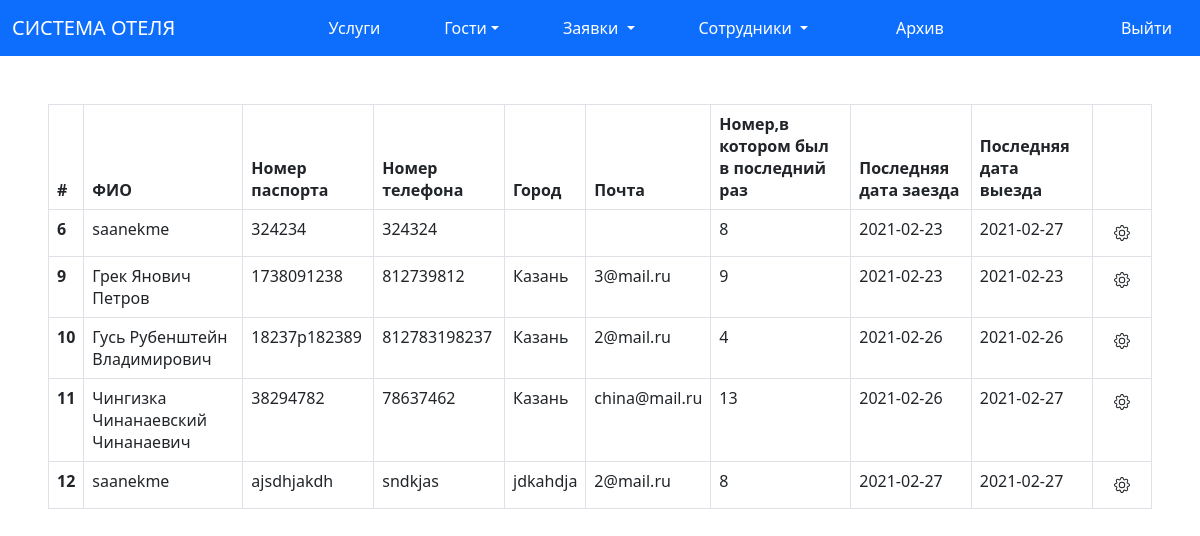
The page /guest.php (signed in) on the database its author committed.
### tables this page shows
CREATE TABLE `guest` (
  `id_guest` int(11) NOT NULL,
  `full_name` varchar(1000) NOT NULL,
  `pass_num` varchar(1000) NOT NULL,
  `number` varchar(1000) NOT NULL,
  `place` varchar(1000) NOT NULL,
  `email` varchar(1000) NOT NULL,
  `nomer` int(11) NOT NULL,
  `date_in` date NOT NULL,
  `date_out` date DEFAULT NULL,
  `money` int(11) NOT NULL
);

### guest.php (the view, shortened to what this page needs)
<?php session_start();
require_once 'connect/connect.php';
?>
<link href="https://cdn.jsdelivr.net/npm/bootstrap@5.0.0-beta2/dist/css/bootstrap.min.css" rel="stylesheet">
<nav class="navbar navbar-expand-lg navbar-light bg-primary  ">
  <div class="container-fluid ">
    <a class="navbar-brand text-white" href="#">СИСТЕМА ОТЕЛЯ</a>
    <ul class="navbar-nav mx-4 ">
      <li class="nav-item mx-4 ">
        <a class="nav-link  text-white" href="uslugi.php" tabindex="-1" aria-disabled="true">Услуги</a>
      </li>
      <li class="nav-item dropdown mx-4 ">
        <a class="nav-link dropdown-toggle text-white" href="guest.php" id="navbarScrollingDropdown" role="button" data-bs-toggle="dropdown" aria-expanded="false">
        Гости</a>
      </li>
      <li class="nav-item dropdown mx-4 ">
        <a class="nav-link dropdown-toggle text-white" href="staff_page.php" id="navbarScrollingDropdown" role="button" data-bs-toggle="dropdown" aria-expanded="false">
          Заявки
        </a>
      </li>
      <li class="nav-item dropdown mx-4 ">
        <a class="nav-link dropdown-toggle text-white" href="allstaff.php" id="navbarScrollingDropdown" role="button" data-bs-toggle="dropdown" aria-expanded="false">
          Сотрудники
        </a>
      </li>
      <li class="nav-item mx-5 ">
        <a class="nav-link  text-white" href="archiv.php" tabindex="-1" aria-disabled="true" > Архив </a>
      </li></ul>
      <a class=" mr-auto nav-link  text-white " href="signin/logout.php"  >Выйти</a>
    </div>
</nav>
    <div class="col-sm m-5">
	<table class="table table-bordered" >
		<thead>
			<tr>
				<th scope="col">#</th>
				<th scope="col">ФИО</th>
				<th scope="col">Номер паспорта</th>
				<th scope="col">Номер телефона</th>
				<th scope="col">Город</th>
				<th scope="col">Почта </th>
				<th scope="col">Номер,в котором был в последний раз </th>
				<th scope="col">Последняя дата заезда</th>
				<th scope="col">Последняя дата выезда</th>
        <th></th>
			</tr>
		</thead>
		<tbody>
		<?php
		$staff = mysqli_query($connect, "SELECT * FROM `guest` ");
		$staff = mysqli_fetch_all($staff);
		foreach ($staff as $st) {
		?>
		<tr>
			<th scope="row"><?= $st[0] ?></th>
			<td><?= $st[1] ?></td>
			<td><?= $st[2] ?></td>
			<td><?= $st[3] ?></td>
			<td><?= $st[4] ?></td>
			<td><?= $st[5] ?></td>
			<td><?= $st[6] ?></td>
			<td><?= $st[7] ?></td>
			<td><?= $st[8] ?></td>
			<td>
				<div class="dropdown">
					<button class="btn  " type="button" id="dropdownMenu2" data-bs-toggle="dropdown" aria-expanded="false">
					</button>
				</div>
			</td>
		</tr>
		<?php } ?>
	</tbody>
</table>
</div>

### rows shown on the page
guest: id_guest "6", full_name "saanekme", pass_num "324234", number "324324", nomer "8", date_in "2021-02-23", date_out "2021-02-27"
guest: id_guest "9", full_name "Грек Янович Петров", pass_num "1738091238", number "812739812", place "Казань", email "3@mail.ru", nomer "9", date_in "2021-02-23", date_out "2021-02-23"
guest: id_guest "10", full_name "Гусь Рубенштейн Владимирович", pass_num "18237p182389", number "812783198237", place "Казань", email "2@mail.ru", nomer "4", date_in "2021-02-26", date_out "2021-02-26"
guest: id_guest "11", full_name "Чингизка Чинанаевский Чинанаевич", pass_num "38294782", number "78637462", place "Казань", email "china@mail.ru", nomer "13", date_in "2021-02-26", date_out "2021-02-27"
guest: id_guest "12", full_name "saanekme", pass_num "ajsdhjakdh", number "sndkjas", place "jdkahdja", email "2@mail.ru", nomer "8", date_in "2021-02-27", date_out "2021-02-27"
